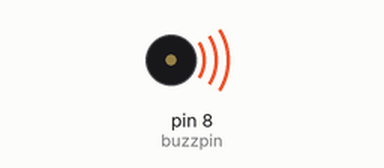
Bench run of a sketch on a simulated Arduino Uno, built with avr-gcc and run on an emulated ATmega328P. On the bench: buzzer (waves = sounding).

Above: at 0.1 s.
Timing chart, 0 to 1.6 s (numbered marks = the images above):
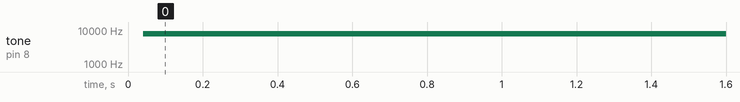

The sketch:

sketch_mar16a.ino
```cpp
int buzzpin = 8;
int buzztime = 1;
int buzztime2 = 60;
void setup() {
  // put your setup code here, to run once:
pinMode(buzzpin,OUTPUT);
}

void loop() {
  // put your main code here, to run repeatedly:
digitalWrite(buzzpin,HIGH);
delayMicroseconds(buzztime2);
digitalWrite(buzzpin,LOW);
delayMicroseconds(buzztime2);
}
```

Measured:
- by itself, tone on pin 8 (buzzpin): silent → 7737 Hz at 0.04 s
